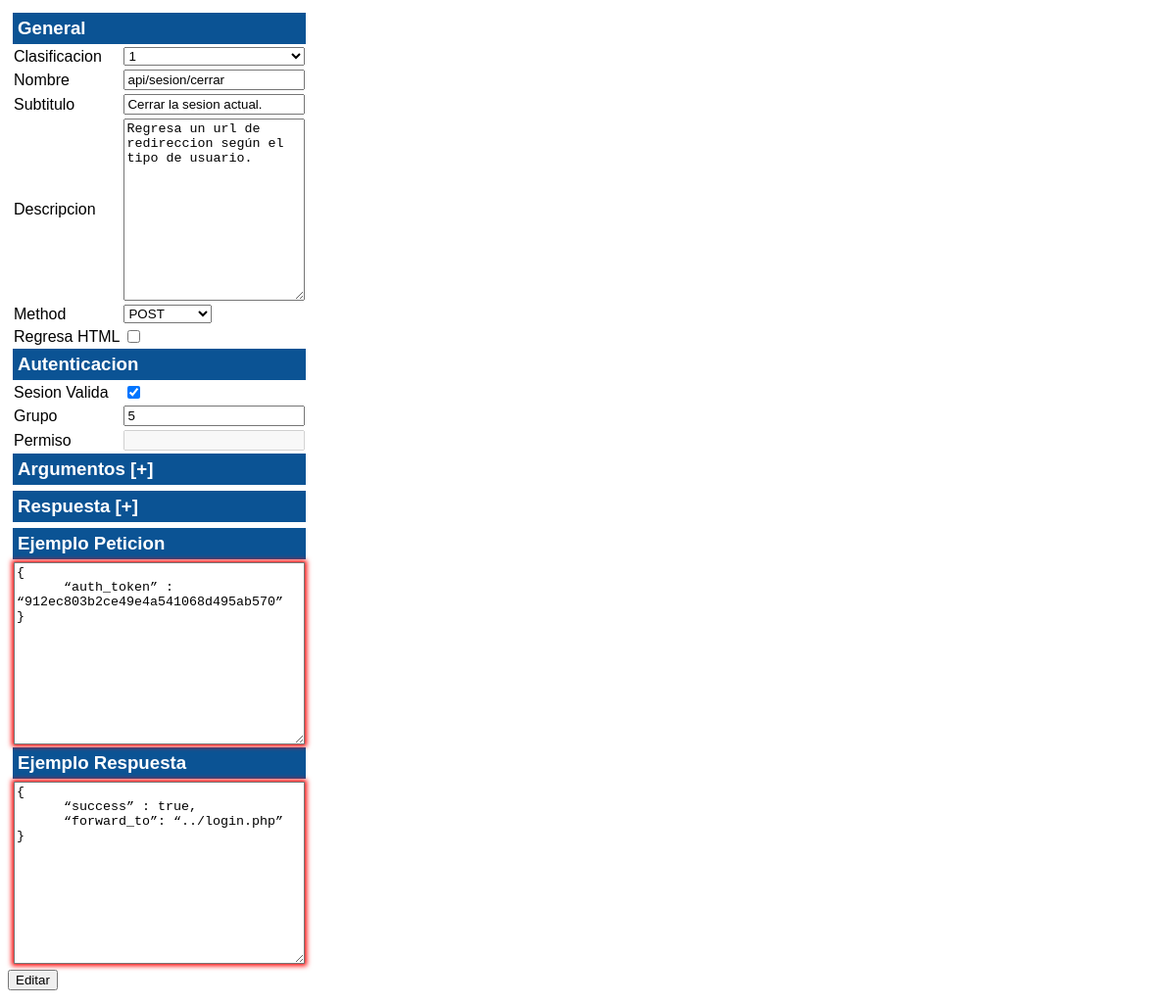
The app's page /apigen/edit_method.php?m=16 with its own data.
### tables this page shows
CREATE TABLE IF NOT EXISTS `metodo` (
  `id_metodo` int(11) NOT NULL AUTO_INCREMENT,
  `id_clasificacion` int(11) NOT NULL,
  `nombre` varchar(100) NOT NULL,
  `tipo` varchar(10) NOT NULL,
  `sesion_valida` tinyint(1) NOT NULL,
  `grupo` int(11) NOT NULL,
  `ejemplo_peticion` text NOT NULL,
  `ejemplo_respuesta` text NOT NULL,
  `descripcion` text NOT NULL,
  `subtitulo` varchar(100) NOT NULL,
  `regresa_html` tinyint(1) NOT NULL,
  PRIMARY KEY (`id_metodo`),
  KEY `id_clasificacion` (`id_clasificacion`)
);

### www/apigen/edit_method.php (the view, shortened to what this page needs)
<?php
   	$mid = $_GET["m"];
?><html>
<head>
	<link rel="stylesheet" type="text/css" href="../media/final_api.css">
</head>
<body>
<?php
	$info_metodo="select * from metodo where id_metodo=".$mid;
	$r=mysql_query($info_metodo) or die(mysql_error());
	$info_metodo=mysql_fetch_row($r) or die(mysql_error());
	?>
<form id="form_insercion" method="POST" action="negocios_editar.php">
	<table border=0>
		<tr >
			<td valign=top>
				     <table border=0 width=100%>
				     	<tr>
				     		<td colspan="2" style="background-color:#0B5394; padding: 5px;"><h3 style="color: white;">General</h3></td>
				     	</tr>
						<tr>
				     		<td>Clasificacion</td>
				     		<td>
								<select name="clasificacion_metodo" style="width:100%" >
									<?php
										$sql="select * from clasificacion";
										$result=mysql_query($sql);
										while($row=mysql_fetch_row($result))
										{
											if($row[0]==(int)$info_metodo[1])
												echo
											'
												<option value="'.$row[0].'" selected>'.$row[1].'</option>
											';
											else
											echo
											'
												<option value="'.$row[0].'">'.$row[1].'</option>
											';
										}
									?>
								</select>
				     		</td>
				     	</tr>
				     	<tr>
				     		<td>Nombre</td>
				     		<td>
								<input type="text" name="nombre_metodo" id="n_metodo" style="width:100%" value="<?php echo $info_metodo[2];?>" onKeyUp="m.nombre = this.value; m.render()">
				     		</td>
				     	</tr>
						<tr>
				     		<td>Subtitulo</td>
				     		<td>
								<input type="text" name="subtitulo" id="sub_metodo" style="width:100%" value="<?php echo $info_metodo[9];?>" onKeyUp="m.subtitulo = this.value; m.render()">
				     		</td>
				     	</tr>
				     	<tr>
				     		<td>Descripcion</td>
				     		<td>
								<textarea
									rows=12
									name="descripcion_metodo"
									id="desc_metodo"
									style="width:100%"
									onKeyUp="m.desc = this.value; m.render()"><?php
										echo str_replace("<br>","\n", $info_metodo[8])
									?></textarea>
				     		</td>
				     	</tr>
				     	<tr>
				     		<td>Method</td>
				     		<td>
				     		<select name="tipo_metodo" id="http_metodo" onChange="m.http = this.value; m.render()">
							<?php
								if($info_metodo[3]=="POST")
								echo '<option value="POST" selected>POST</option> ';
								else
								echo '<option value="POST">POST</option> ';
							?>
							</select>
							</td>
				     	</tr>
						<tr>
							<td>Regresa HTML</td>
							<td><input type="checkbox" name="regresa_html" value="false" <?php if($info_metodo[10]) echo "checked"?> id="html_metodo" onChange="m.html = !m.html; m.render()"></td>
						</tr>
				     	<tr>
				     		<td colspan="2" style="background-color:#0B5394; padding: 5px;"><h3 style="color: white;">Autenticacion</h3></td>
				     	</tr>
				     	<tr><td >Sesion Valida</td>
				     	<td ><input type="checkbox" name="sesion_valida" value="true" <?php if($info_metodo[4]) echo "checked"?> id="auth_session_metodo" onChange="m.auth.sesion = !m.auth.sesion; m.render()"> </td>
				     	</tr>
				     	<tr><td >Grupo</td>
				     	<td ><input type="text" name="grupo" value="<?php echo $info_metodo[5];?>" id="auth_grupo_metodo" onKeyUp="m.auth.grupo = this.value; m.render()"></td>
				     	</tr>
				     	<tr><td >Permiso</td>
				     	<td ><input type="text" disabled ></td>
				     	</tr>
				     	<tr>
				     		<td colspan="2" style="background-color:#0B5394; padding: 5px;">
								<h3 style="color: white;">Argumentos <a onClick='addParam()' style="color: white;">[+]</a></h3></td>
				     	</tr>
						<tr>
				     		<td colspan="2">
				     		</td>
				     	</tr>
				     	<tr>
				     		<td colspan="2" style="background-color:#0B5394; padding: 5px;"><h3 style="color: white;">Respuesta <a onClick='addResponse()' style="color: white;">[+]</a></h3></td>
				     	</tr>
				     	<tr>
							<td colspan="2">
				     		</td>
				     	</tr>
				     	<tr>
				     		<td colspan="2" style="background-color:#0B5394; padding: 5px;"><h3 style="color: white;">Ejemplo Peticion</h3></td>
				     	</tr>
				     	<tr>
				     		<td colspan="2">
								<textarea
								rows=12
								style="width:100%;<?php
									try{
										$a = json_decode($info_metodo[6]);
									}catch(Exception $e){
										echo  "box-shadow: 0 0 5px 2px #f00;  -webkit-box-shadow: 0 0 5px 2px #f00;  -moz-box-shadow: 0 0 5px 2px #f00;";
									}
									if(is_null($a)){
										echo  "box-shadow: 0 0 5px 2px #f00;  -webkit-box-shadow: 0 0 5px 2px #f00;  -moz-box-shadow: 0 0 5px 2px #f00;";
									}
								?>"
								name="ejemplo_peticion"
								id="entrada_metodo"
								onKeyUp="m.entrada = this.value; m.render();"><?php echo $info_metodo[6];?></textarea>
							</td>
				     	</tr>
				     	<tr>
				     		<td colspan="2" style="background-color:#0B5394; padding: 5px;"><h3 style="color: white;">Ejemplo Respuesta</h3></td>
				     	</tr>
				     	<tr>
				     		<td colspan="2">
								<textarea
								 rows=12
								 style="width:100%; <?php
									try{
										$a = json_decode($info_metodo[7]);
									}catch(Exception $e){
										echo  "box-shadow: 0 0 5px 2px #f00;  -webkit-box-shadow: 0 0 5px 2px #f00;  -moz-box-shadow: 0 0 5px 2px #f00;";
									}
									if(is_null($a)){
										echo  "box-shadow: 0 0 5px 2px #f00;  -webkit-box-shadow: 0 0 5px 2px #f00;  -moz-box-shadow: 0 0 5px 2px #f00;";
									}
								?>"
								 name="ejemplo_respuesta"
								 id="salida_metodo"
								 onKeyUp="m.salida = this.value; m.render()"><?php echo $info_metodo[7];?></textarea></td>
				     	</tr>
				     </table>
			</td>
		</tr>
	</table>
	<input type=submit value="Editar">
</form>
</body>
</html>

### www/media/final_api.css (style rules this page uses)
body { color:#000000;font-size:11pt;font-family:Arial }
h3 { color:#000000;font-size:14pt;font-family:Arial;font-weight:bold; margin: 0px; }

### records on screen
metodo: nombre_metodo "api/sesion/cerrar", subtitulo "Cerrar la sesion actual.", descripcion_metodo "Regresa un url de redireccion según el tipo de usuario.", tipo_metodo "POST", sesion_valida "☑", grupo "5", ejemplo_peticion "{ “auth_token” : “912ec803b2ce49e4a541068d495ab570” }", ejemplo_respuesta "{ “success” : true, “forward_to”: “../login.php” }"

### other values on screen
form field clasificacion_metodo "1"
